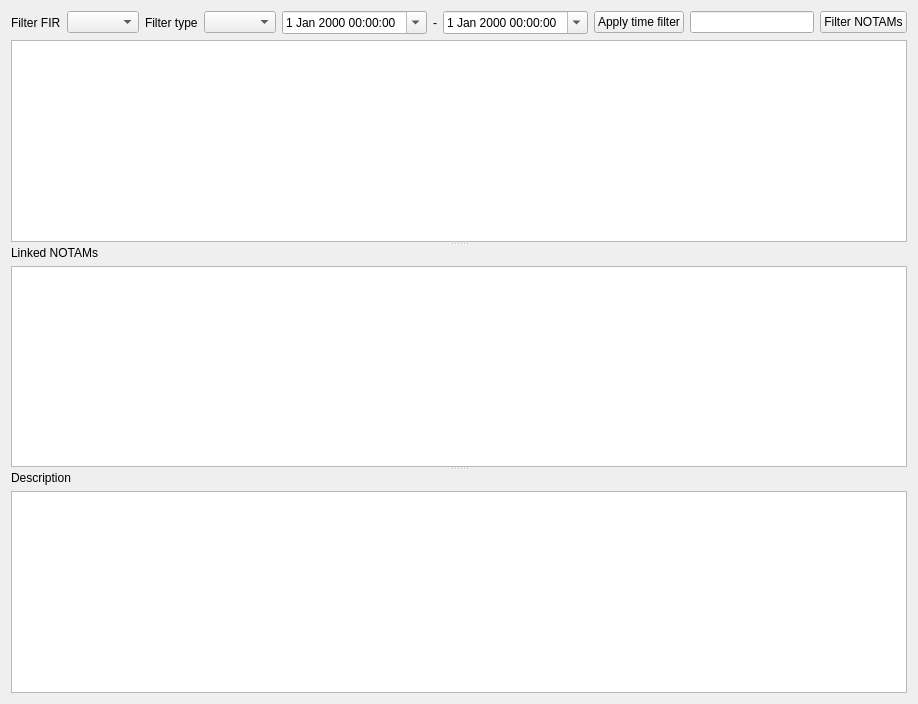
<?xml version="1.0" encoding="UTF-8"?>
<ui version="4.0">
 <class>NotamHistoryBrowser</class>
 <widget class="QWidget" name="NotamHistoryBrowser">
  <property name="geometry">
   <rect>
    <x>0</x>
    <y>0</y>
    <width>918</width>
    <height>704</height>
   </rect>
  </property>
  <property name="windowTitle">
   <string>NOTAM History list</string>
  </property>
  <layout class="QVBoxLayout" name="verticalLayout_4">
   <item>
    <widget class="QSplitter" name="splitter">
     <property name="orientation">
      <enum>Qt::Vertical</enum>
     </property>
     <widget class="QWidget" name="layoutWidget">
      <layout class="QVBoxLayout" name="verticalLayout_3">
       <item>
        <layout class="QHBoxLayout" name="horizontalLayout">
         <item>
          <widget class="QLabel" name="label_3">
           <property name="text">
            <string>Filter FIR</string>
           </property>
          </widget>
         </item>
         <item>
          <widget class="QComboBox" name="firFilter"/>
         </item>
         <item>
          <widget class="QLabel" name="label_4">
           <property name="text">
            <string>Filter type</string>
           </property>
          </widget>
         </item>
         <item>
          <widget class="QComboBox" name="natureFilter"/>
         </item>
         <item>
          <widget class="QDateTimeEdit" name="fromDateFilter">
           <property name="calendarPopup">
            <bool>true</bool>
           </property>
          </widget>
         </item>
         <item>
          <widget class="QLabel" name="label_5">
           <property name="text">
            <string>-</string>
           </property>
          </widget>
         </item>
         <item>
          <widget class="QDateTimeEdit" name="toDateFilter">
           <property name="calendarPopup">
            <bool>true</bool>
           </property>
          </widget>
         </item>
         <item>
          <widget class="QPushButton" name="applyTimeFilter">
           <property name="text">
            <string>Apply time filter</string>
           </property>
           <property name="checkable">
            <bool>true</bool>
           </property>
          </widget>
         </item>
         <item>
          <widget class="QLineEdit" name="filterEdit"/>
         </item>
         <item>
          <widget class="QPushButton" name="filterAction">
           <property name="statusTip">
            <string>Filter NOTAMs by specified text</string>
           </property>
           <property name="whatsThis">
            <string>Filter NOTAMs by specified text</string>
           </property>
           <property name="text">
            <string>Filter NOTAMs</string>
           </property>
           <property name="checkable">
            <bool>true</bool>
           </property>
          </widget>
         </item>
        </layout>
       </item>
       <item>
        <widget class="QtSqlTableView" name="table">
         <property name="autoScroll">
          <bool>false</bool>
         </property>
         <property name="editTriggers">
          <set>QAbstractItemView::NoEditTriggers</set>
         </property>
         <property name="tabKeyNavigation">
          <bool>true</bool>
         </property>
         <property name="selectionMode">
          <enum>QAbstractItemView::SingleSelection</enum>
         </property>
         <property name="selectionBehavior">
          <enum>QAbstractItemView::SelectRows</enum>
         </property>
         <property name="verticalScrollMode">
          <enum>QAbstractItemView::ScrollPerPixel</enum>
         </property>
        </widget>
       </item>
      </layout>
     </widget>
     <widget class="QWidget" name="layoutWidget1">
      <layout class="QVBoxLayout" name="verticalLayout_2">
       <item>
        <widget class="QLabel" name="label_2">
         <property name="text">
          <string>Linked NOTAMs</string>
         </property>
        </widget>
       </item>
       <item>
        <widget class="QtSqlTableView" name="secondTable">
         <property name="editTriggers">
          <set>QAbstractItemView::NoEditTriggers</set>
         </property>
         <property name="selectionMode">
          <enum>QAbstractItemView::SingleSelection</enum>
         </property>
         <property name="selectionBehavior">
          <enum>QAbstractItemView::SelectRows</enum>
         </property>
         <property name="verticalScrollMode">
          <enum>QAbstractItemView::ScrollPerPixel</enum>
         </property>
        </widget>
       </item>
      </layout>
     </widget>
     <widget class="QWidget" name="layoutWidget2">
      <layout class="QVBoxLayout" name="verticalLayout">
       <item>
        <widget class="QLabel" name="label">
         <property name="text">
          <string>Description</string>
         </property>
        </widget>
       </item>
       <item>
        <widget class="QTextBrowser" name="description"/>
       </item>
      </layout>
     </widget>
    </widget>
   </item>
  </layout>
 </widget>
 <customwidgets>
  <customwidget>
   <class>QtSqlTableView</class>
   <extends>QTableView</extends>
   <header>qtsqltableview.h</header>
  </customwidget>
 </customwidgets>
 <resources/>
 <connections/>
</ui>
